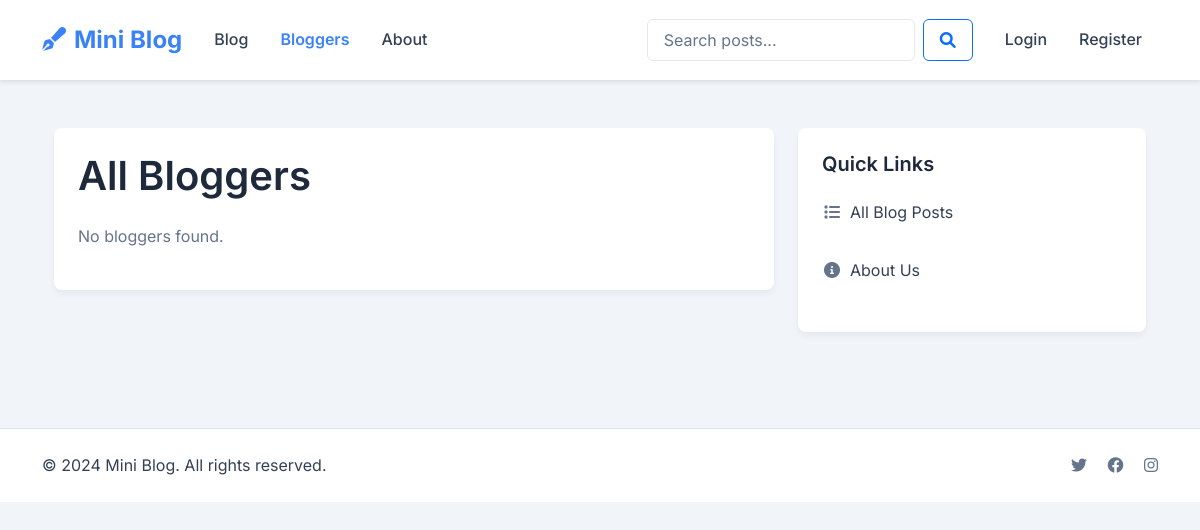
Page /bloggers/ on the earlier database version.
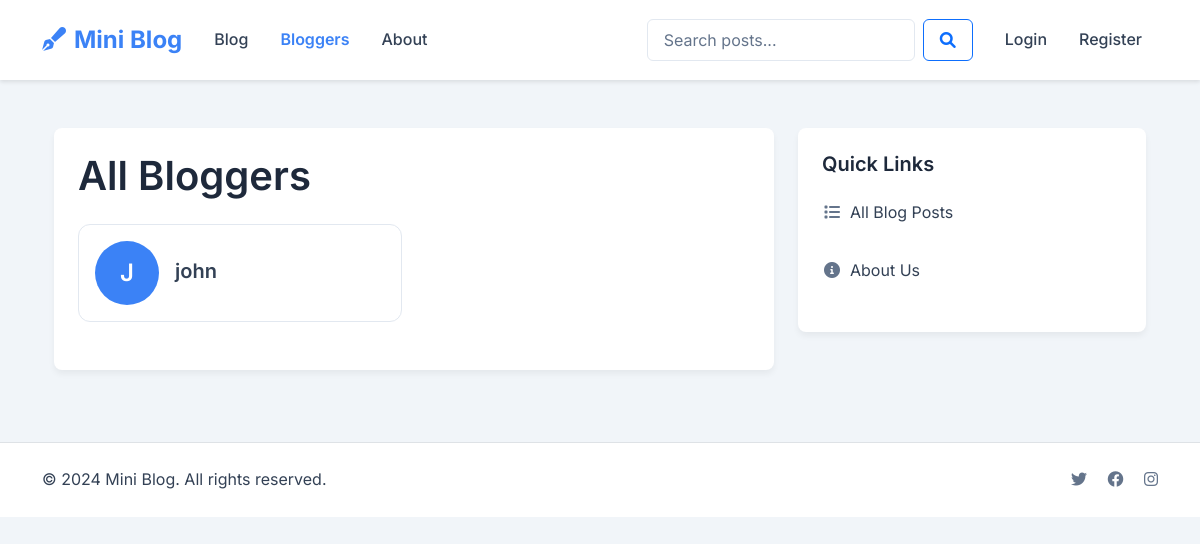
Same page on the later database version.
### app/models.py (models this page shows, shortened)
class User(AbstractUser):
    full_name = models.CharField(max_length=150, blank=True)
    bio = models.TextField(max_length=500, blank=True)
    location = models.CharField(max_length=100, blank=True)
    website = models.URLField(max_length=200, blank=True)
    profile_picture = models.ImageField(upload_to='profile_pics/', null=True, blank=True)
    created_at = models.DateTimeField(auto_now_add=True)
    updated_at = models.DateTimeField(auto_now=True)
    bookmarks = models.ManyToManyField('BlogPost', related_name='bookmarked_by', blank=True)
    objects = UserManager()

### app/views.py (the view)
# urls.py: path('bloggers/', views.blogger_list, name='blogger_list'),
def blogger_list(request):
    bloggers = User.objects.filter(blog_posts__isnull=False).distinct().order_by('username')
    return render(request, 'blogger_list.html', {'bloggers': bloggers})

### app/templates/blogger_list.html (shortened to what this page needs)
{% extends 'base.html' %}
{% block content %}
<div class="container mt-4">
    <div class="row">
        <div class="col-md-8">
            <div class="card">
                <div class="card-body">
                    <h1 class="card-title mb-4">All Bloggers</h1>
                    {% if bloggers %}
                        <div class="row">
                            {% for blogger in bloggers %}
                            <div class="col-md-6 mb-4">
                                <div class="blogger-card d-flex align-items-center p-3">
                                    {% if blogger.profile_picture %}
                                        <img src="{{ blogger.profile_picture.url }}" alt="{{ blogger.username }}" class="rounded-circle me-3" style="width: 64px; height: 64px; object-fit: cover;">
                                    {% else %}
                                        <div class="profile-placeholder-large me-3">
                                            {{ blogger.username|first|upper }}
                                        </div>
                                    {% endif %}
                                    <div>
                                        <h5 class="mb-1">
                                            <a href="{% url 'blogger_detail' blogger.id %}" class="blogger-name">
                                                {{ blogger.username }}
                                            </a>
                                        </h5>
                                    </div>
                                </div>
                            </div>
                            {% endfor %}
                        </div>
                    {% else %}
                        <p class="text-muted">No bloggers found.</p>
                    {% endif %}
                </div>
            </div>
        </div>
        <div class="col-md-4">
            <div class="card mb-4">
                <div class="card-body">
                    <h5 class="card-title mb-3">Quick Links</h5>
                    <ul class="list-unstyled mb-0">
                        <li class="mb-3">
                            <a href="{% url 'blog_list' %}">
                                <i class="fas fa-list me-2"></i>All Blog Posts
                            </a>
                        </li>
                        <li class="mb-3">
                            <a href="{% url 'about' %}">
                                <i class="fas fa-info-circle me-2"></i>About Us
                            </a>
                        </li>
                    </ul>
                </div>
            </div>
        </div>
    </div>
</div>
{% endblock %}

Differences in the rows shown:
added User: username|first "J", username "john"
Other differences:
text no longer shown: "No bloggers found."
